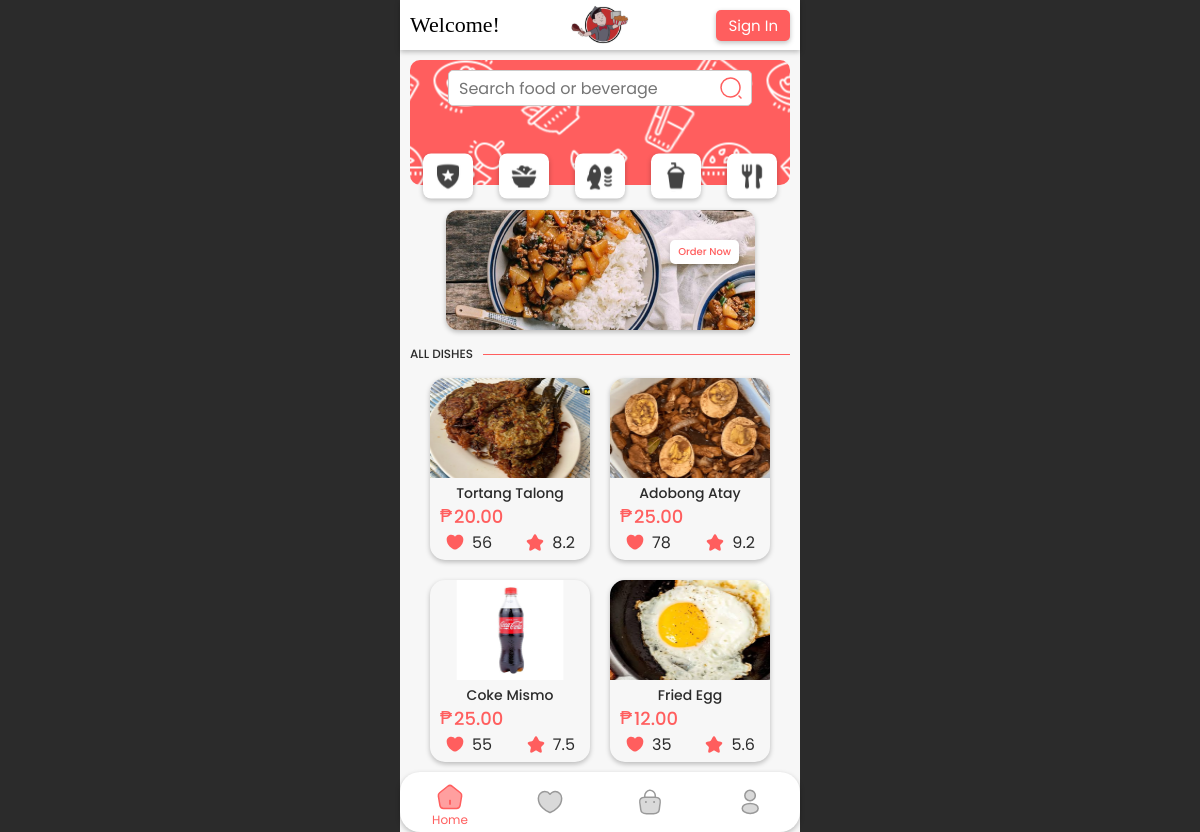
Page /customer/home.php on the committed database.
### tables this page shows
CREATE TABLE `food_product` (
  `food_id` int(11) NOT NULL,
  `name` varchar(100) NOT NULL,
  `price` decimal(10,2) NOT NULL,
  `description` mediumtext NOT NULL,
  `img` varchar(100) NOT NULL,
  `rates` float NOT NULL,
  `likes` int(11) NOT NULL,
  `sold` int(11) NOT NULL,
  `created_at` timestamp NOT NULL DEFAULT current_timestamp(),
  `updated_at` timestamp NOT NULL DEFAULT current_timestamp() ON UPDATE current_timestamp()
);

### classes/food.class.php (called while the page is built, shortened)
<?php
    include_once 'database.php';
    class Food{
        protected $db;
        function __construct(){
            $this->db = new Database;
        }
        function checkEmpty(){
            $sql = 'SELECT COUNT(*) FROM food_product;';
            $query = $this->db->connect()->prepare($sql);
            if($query->execute()){
                $data = $query->fetch();
            }
            return $data;
        }
        function render(){
            $sql = 'SELECT * FROM food_product;';
            $query = $this->db->connect()->prepare($sql);
            if($query->execute()){
                $data = $query->fetchAll();
            }
            return $data;
        }
    }
?>

### classes/database.php (called while the page is built)
<?php
    class Database{
        private $host = 'localhost';
        private $username = 'root';
        private $password = '';
        private $database = 'meraki';
        protected $connection;
        function connect(){
            try{
                $this->connection = new PDO("mysql:host=$this->host;dbname=$this->database",
                                            $this->username, $this->password);
            }
            catch(PDOException $e){
                echo 'Connection Error ' . $e->getMessage();
            }
            return $this->connection;
        }
    }
?>

### tools/variables.php (called while the page is built, shortened)
<?php
    $login = '';
    $profile = '';
    $cart_nav = '';
?>

### customer/home.php (the view, shortened to what this page needs)
<?php
    include_once '../tools/variables.php';
    $page_title = 'Home';
    $home = 'active';
    include_once '../includess/header.php';
    include_once '../classes/food.class.php';
?>
<div class="wrapper">
    <?php
        include_once '../includess/customer/topnav.php';
    ?>
    <section class="home">
        <div class="filter">
            <div class="content">
                <div class="search">
                    <input type="text" name="search" placeholder="Search food or beverage">
                    <a href="#">
                        <img src="../icons/search.svg">
                    </a>
                </div>
                <div class="filter-btns">
                    <button>
                        <img src="../icons/filter/favorites.svg">
                    </button>
                    <button>
                        <img src="../icons/filter/vegetable.svg">
                    </button>
                    <button>
                        <img src="../icons/filter/fish.svg">
                    </button>
                    <button>
                        <img src="../icons/filter/drinks.svg">
                    </button>
                    <button>
                        <img src="../icons/filter/cutlery.svg">
                    </button>
                </div>
            </div>
        </div>
<?php
        $foods = new Food;
        if($foods->checkEmpty()[0] <= 0) {
            echo '<div class="empty"><h1>Sorry, no available food as of now.</h1></div>';
        }
        else {
?>
        <div class="banner">
            <div class="content">
                <img class="banner-item" src="../icons/banners/banner.png">
                <a class="order"href="#">Order Now</a>
            </div>
        </div>
        <div class="indicator">
            <h1>ALL DISHES</h1>
            <hr>
        </div>
        <div class="item-container">
            <?php
                foreach($foods->render() as $food){
            ?>
            <a href="food_details.php?food_id=<?= $food['food_id']; ?>" class="items">
                <img class="img" src="../icons/items/<?= $food['img'] ?>-menu.png">
                <div class="item-desc">
                    <div class="name-cont">
                        <p><?= $food['name'] ?></p>
                    </div>
                    <div class="price-cont">
                        <span>₱</span>
                        <h4><?= $food['price'] ?></h4>
                    </div>
                    <div class="rates">
                        <div>
                            <img src="../icons/items/heart.svg">
                            <p><?= $food['likes'] ?></p>
                        </div>
                        <div>
                            <img src="../icons/items/star.svg">
                            <p><?= $food['rates'] ?></p>
                        </div>
                    </div>
                </div>
            </a>
            <?php
                }
            ?>
        </div>
<?php
        }
?>
    </section>
    <?php
        include_once '../includess/customer/navbar.php';
    ?>
</div>
<?php
    include_once '../includess/footer.php';
?>

### includess/header.php (shortened to what this page needs)
<!DOCTYPE html>
<html lang="en">
<head>
    <link rel="stylesheet" href="<?php if($page_title == 'Meraki | Login' || $page_title == 'Meraki | Register') echo '../' ?>../css/sass/style.css">
</head>
<body>

### includess/customer/topnav.php (shortened to what this page needs)
<div class="top">
    <div class="row1">
        <?php
            if($page_title == 'Home' || $page_title == 'Profile'){
                echo '<header>Welcome!</header>';
                echo '<img class="logo" src="../icons/logo/logo.svg">';
            }
            if($_SESSION['logged_in'] == 'null'){
                echo '<a class="sign-in-btn" href="login/login.php">Sign In</a>';
            }
            else{
                echo '<div class="right"><button class="notif"><img src="../icons/topnav/notification.svg"></button></div>';
            }
        ?>
    </div>
</div>

### includess/customer/navbar.php (shortened to what this page needs)
<nav class="bottom-nav">
    <ul>
        <li>
            <a href="home.php" class="nav-items<?= $home; ?>">
                <div><img src="../icons/navbar/customer/<?php if($home == 'active'){ echo 'active'; } else { echo 'inactive'; } ?>/home.svg"></div>
            </a>
            <span class="<?= $home ?>"><?= $page_title; ?></span>
        </li>
        <li>
            <a href="#" class="nav-items">
                <div><img src="../icons/navbar/customer/inactive/heart.svg"></div>
            </a>
        </li>
        <li>
            <a href="carts.php" class="nav-items<?= $cart_nav; ?>">
                <div class="cart_nav">
                    <img src="../icons/navbar/customer/<?php if($cart_nav == 'active'){ echo 'active'; } else { echo 'inactive'; } ?>/bag.svg">
                </div>
            </a>
        </li>
        <li>
            <a href="profiles.php" class="nav-items<?= $profile . $login; ?>">
                <div><img src="../icons/navbar/customer/<?php if($profile == 'active'){ echo 'active'; } else { echo 'inactive'; } ?>/profile.svg"></div>
            </a>
        </li>
    </ul>
</nav>

### includess/footer.php
    </body>
</html>

### rows in the picture
food_product: img (picture), name "Tortang Talong", price "20.00", likes "56", rates "8.2"
food_product: img (picture), name "Adobong Atay", price "25.00", likes "78", rates "9.2"
food_product: img (picture), name "Coke Mismo", price "25.00", likes "55", rates "7.5"
food_product: img (picture), name "Fried Egg", price "12.00", likes "35", rates "5.6"

### other values in the picture
$page_title "Home"
